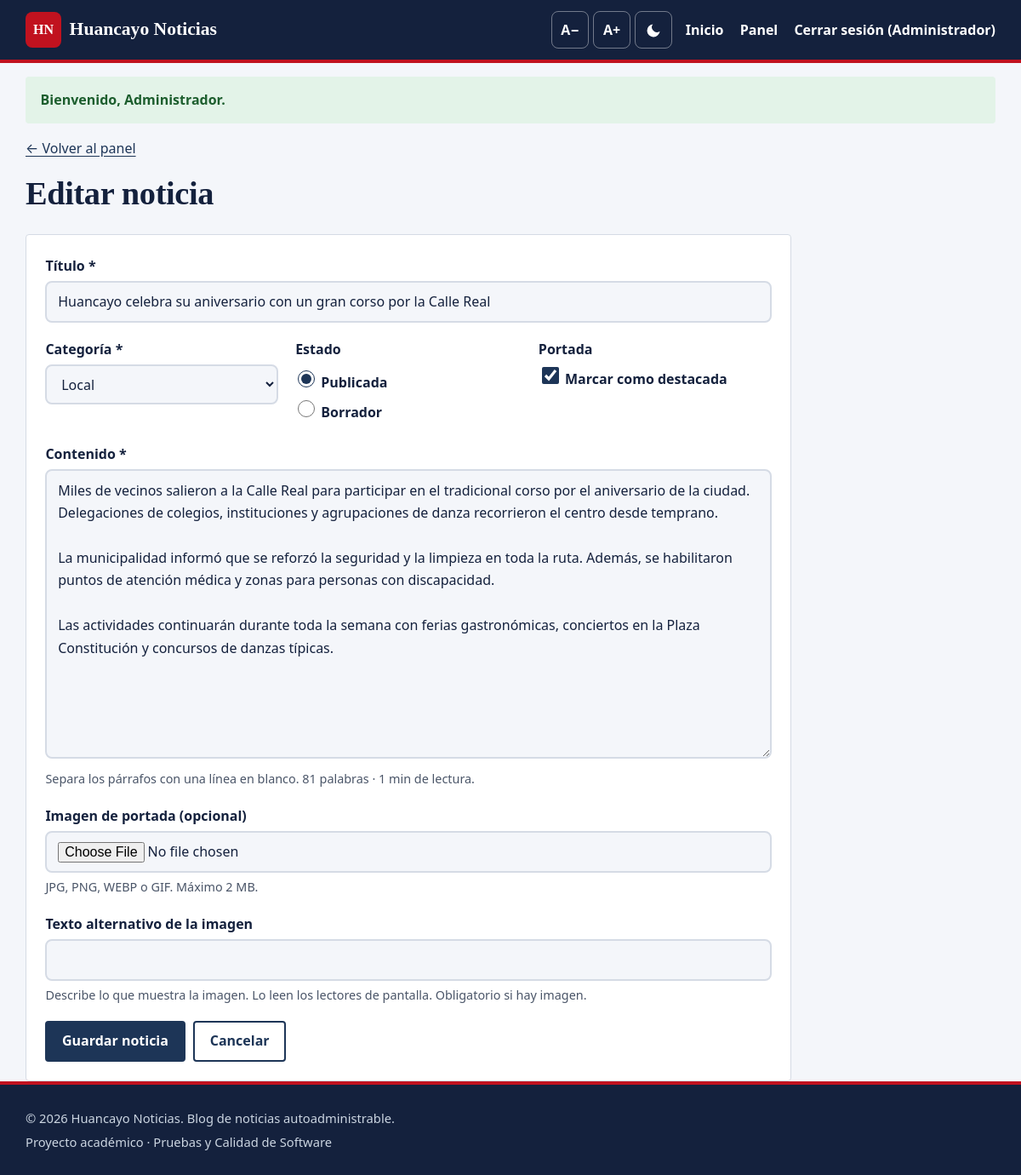
/admin/editar.php?id=1 (signed in), run on the app's committed database.
### tables this page shows
CREATE TABLE noticias (
    id INT AUTO_INCREMENT PRIMARY KEY,
    titulo VARCHAR(150) NOT NULL,
    slug VARCHAR(170) NOT NULL,
    contenido TEXT NOT NULL,
    imagen VARCHAR(60) NULL,
    imagen_alt VARCHAR(200) NOT NULL DEFAULT '',
    categoria_id INT NOT NULL,
    autor_id INT NOT NULL,
    estado ENUM('publicada','borrador') NOT NULL DEFAULT 'publicada',
    destacada TINYINT(1) NOT NULL DEFAULT 0,
    vistas INT NOT NULL DEFAULT 0,
    creado_en TIMESTAMP NOT NULL DEFAULT CURRENT_TIMESTAMP,
    actualizado_en TIMESTAMP NULL DEFAULT NULL,
    INDEX idx_estado_fecha (estado, creado_en),
    INDEX idx_categoria (categoria_id),
    FOREIGN KEY (categoria_id) REFERENCES categorias(id),
    FOREIGN KEY (autor_id) REFERENCES usuarios(id)
);

CREATE TABLE categorias (
    id INT AUTO_INCREMENT PRIMARY KEY,
    nombre VARCHAR(50) NOT NULL,
    slug VARCHAR(60) NOT NULL UNIQUE
);

### config/db.php (called while the page is built, shortened)
<?php
function db(): PDO
{
    static $pdo = null;
    if ($pdo !== null) {
        return $pdo;
    }
    $dsn = getenv('BLOG_DSN');
    try {
        if ($dsn) {
            $pdo = new PDO($dsn);
        } else {
            $pdo = new PDO(
                'mysql:host=' . DB_HOST . ';dbname=' . DB_NAME . ';charset=utf8mb4',
                DB_USER,
                DB_PASS
            );
        }
        $pdo->setAttribute(PDO::ATTR_ERRMODE, PDO::ERRMODE_EXCEPTION);
        $pdo->setAttribute(PDO::ATTR_DEFAULT_FETCH_MODE, PDO::FETCH_ASSOC);
        $pdo->setAttribute(PDO::ATTR_EMULATE_PREPARES, false);
    } catch (PDOException $e) {
        http_response_code(500);
        exit('<p style="font-family:sans-serif">No se pudo conectar a la base de datos. '
            . 'Verifica que MySQL esté encendido en XAMPP y que hayas importado <code>database.sql</code>.</p>');
    }
    return $pdo;
}

### admin/editar.php (the view, shortened to what this page needs)
<?php
require_once __DIR__ . '/../includes/functions.php';
$id = (int)($_GET['id'] ?? 0);
$n = ['titulo' => '', 'contenido' => '', 'categoria_id' => '', 'estado' => 'publicada',
      'destacada' => 0, 'imagen' => null, 'imagen_alt' => ''];
if ($id) {
    $st = db()->prepare('SELECT * FROM noticias WHERE id = ?');
    $st->execute([$id]);
    $n = $st->fetch();
}
$errores = [];
$titulo = $id ? 'Editar noticia' : 'Nueva noticia';
require __DIR__ . '/../includes/header.php';
function attr_error(array $errores, string $campo): string
{
    return isset($errores[$campo]) ? ' aria-invalid="true" aria-describedby="err-' . $campo . '"' : '';
}
?>
<p><a href="index.php">← Volver al panel</a></p>
<h1><?= e($titulo) ?></h1>
<form method="post" enctype="multipart/form-data" class="formulario formulario-ancho" novalidate>
    <div class="campo">
        <label for="titulo">Título *</label>
        <input type="text" id="titulo" name="titulo" maxlength="150" required value="<?= e($n['titulo']) ?>"<?= attr_error($errores, 'titulo') ?>>
    </div>
    <div class="fila-campos">
        <div class="campo">
            <label for="categoria_id">Categoría *</label>
            <select id="categoria_id" name="categoria_id" required<?= attr_error($errores, 'categoria_id') ?>>
                <?php foreach (categorias() as $c): ?>
                    <option value="<?= (int)$c['id'] ?>" <?= (int)$n['categoria_id'] === (int)$c['id'] ? 'selected' : '' ?>><?= e($c['nombre']) ?></option>
                <?php endforeach; ?>
            </select>
        </div>
        <fieldset class="campo">
            <legend>Estado</legend>
            <label class="opcion"><input type="radio" name="estado" value="publicada" <?= $n['estado'] === 'publicada' ? 'checked' : '' ?>> Publicada</label>
            <label class="opcion"><input type="radio" name="estado" value="borrador" <?= $n['estado'] === 'borrador' ? 'checked' : '' ?>> Borrador</label>
        </fieldset>
        <div class="campo">
            <span class="etiqueta-campo">Portada</span>
            <label class="opcion"><input type="checkbox" name="destacada" value="1" <?= $n['destacada'] ? 'checked' : '' ?>> Marcar como destacada</label>
        </div>
    </div>
    <div class="campo">
        <label for="contenido">Contenido *</label>
        <textarea id="contenido" name="contenido" rows="12" required aria-describedby="ayuda-contenido<?= isset($errores['contenido']) ? ' err-contenido' : '' ?>"
            <?= isset($errores['contenido']) ? 'aria-invalid="true"' : '' ?>><?= e($n['contenido']) ?></textarea>
        <p class="ayuda" id="ayuda-contenido">Separa los párrafos con una línea en blanco. <span id="contador-palabras" aria-live="polite"></span></p>
    </div>
    <div class="campo">
        <label for="imagen">Imagen de portada (opcional)</label>
        <input type="file" id="imagen" name="imagen" accept="image/jpeg,image/png,image/webp,image/gif" aria-describedby="ayuda-imagen"<?= attr_error($errores, 'imagen') ?>>
        <p class="ayuda" id="ayuda-imagen">JPG, PNG, WEBP o GIF. Máximo 2 MB.</p>
    </div>
    <div class="campo">
        <label for="imagen_alt">Texto alternativo de la imagen</label>
        <input type="text" id="imagen_alt" name="imagen_alt" maxlength="200" value="<?= e($n['imagen_alt']) ?>"
               aria-describedby="ayuda-alt<?= isset($errores['imagen_alt']) ? ' err-imagen_alt' : '' ?>"
               <?= isset($errores['imagen_alt']) ? 'aria-invalid="true"' : '' ?>>
        <p class="ayuda" id="ayuda-alt">Describe lo que muestra la imagen. Lo leen los lectores de pantalla. Obligatorio si hay imagen.</p>
    </div>
    <div class="botones">
        <button type="submit" class="btn">Guardar noticia</button>
        <a class="btn btn-sec" href="index.php">Cancelar</a>
    </div>
</form>
<?php require __DIR__ . '/../includes/footer.php'; ?>

### assets/css/style.css (style rules this page uses)
:root { --fondo: #f4f6fa; --superficie: #ffffff; --texto: #14213d; --texto-suave: #4a5568; --primario: #1d3557; --primario-hover: #0f1f36; --acento: #c1121f; --borde: #d5dbe5; --exito-fondo: #e3f3e8; --exito-texto: #1d5e2e; --error-fondo: #fbe6e3; --error-texto: #8f1d12; --foco: #f2a900; --radio: 4px; --sombra: 0 1px 3px rgba(0,0,0,.08), 0 4px 14px rgba(0,0,0,.05); --fuente-titulo: Georgia, "Times New Roman", serif; --fuente-texto: system-ui, -apple-system, "Segoe UI", Roboto, Arial, sans-serif; color-scheme: light; }
*, *::before, *::after { box-sizing: border-box; }
html { font-size: 100%; scroll-behavior: smooth; }
body { margin: 0; font-family: var(--fuente-texto); font-size: 1rem; line-height: 1.65; background: var(--fondo); color: var(--texto); }
a { color: var(--primario); text-underline-offset: 3px; }
h1, h2, h3 { font-family: var(--fuente-titulo); line-height: 1.25; margin: 0 0 .5em; }
h1 { font-size: clamp(1.7rem, 4vw, 2.4rem); }
.btn { display: inline-flex; align-items: center; justify-content: center; gap: .4rem; min-height: 44px; padding: .55rem 1.1rem; border-radius: var(--radio); background: var(--primario); color: var(--superficie); border: 2px solid var(--primario); font: inherit; font-weight: 600; text-decoration: none; cursor: pointer; transition: background .15s; }
.btn-sec { background: transparent; color: var(--primario); }
.formulario { background: var(--superficie); border: 1px solid var(--borde); border-radius: var(--radio); padding: 1.4rem; margin-top: 1.5rem; }
.formulario-ancho { max-width: 900px; }
.campo { margin-bottom: 1.1rem; border: 0; padding: 0; min-width: 0; }
.campo > label, .campo legend, .etiqueta-campo { display: block; font-weight: 700; margin-bottom: .3rem; }
input[type="text"], input[type="search"], input[type="password"], input[type="file"], select, textarea { width: 100%; min-height: 44px; padding: .6rem .8rem; font: inherit; color: var(--texto); background: var(--fondo); border: 2px solid var(--borde); border-radius: 8px; }
textarea { resize: vertical; }
.opcion { display: flex; align-items: center; gap: .5rem; margin: .25rem 0; font-weight: 400; cursor: pointer; }
.opcion input { width: 20px; height: 20px; accent-color: var(--primario); }
.ayuda { color: var(--texto-suave); font-size: .9rem; margin: .3rem 0 0; }
.fila-campos { display: grid; grid-template-columns: repeat(auto-fit, minmax(200px, 1fr)); gap: 1rem; }
.botones { display: flex; gap: .6rem; flex-wrap: wrap; }
h1 { letter-spacing: -.01em; }

### data on the page
noticias: titulo "Huancayo celebra su aniversario con un gran corso por la Calle Real", categoria_id "Local", estado "☑ Publicada", estado "☐ Borrador", destacada "☑", contenido "Miles de vecinos salieron a la Calle Real para participar en el tradicional corso por el aniversario de la ciudad. Delegaciones de colegios, instituciones y agrupaciones de danza recorrieron el centro desde temprano. La municipalidad informó que se reforzó la seguridad y la limpieza en toda la ruta. Además, se habilitaron puntos de atención médica y zonas para personas con discapacidad. Las actividades continuarán durante toda la semana con ferias gastronómicas, conciertos en la Plaza Constitución y concursos de danzas típicas."

### other printed values
SITE_NAME "Huancayo Noticias"
$u['nombre'] "Administrador"
$f['mensaje'] "Bienvenido, Administrador."
$titulo "Editar noticia"
